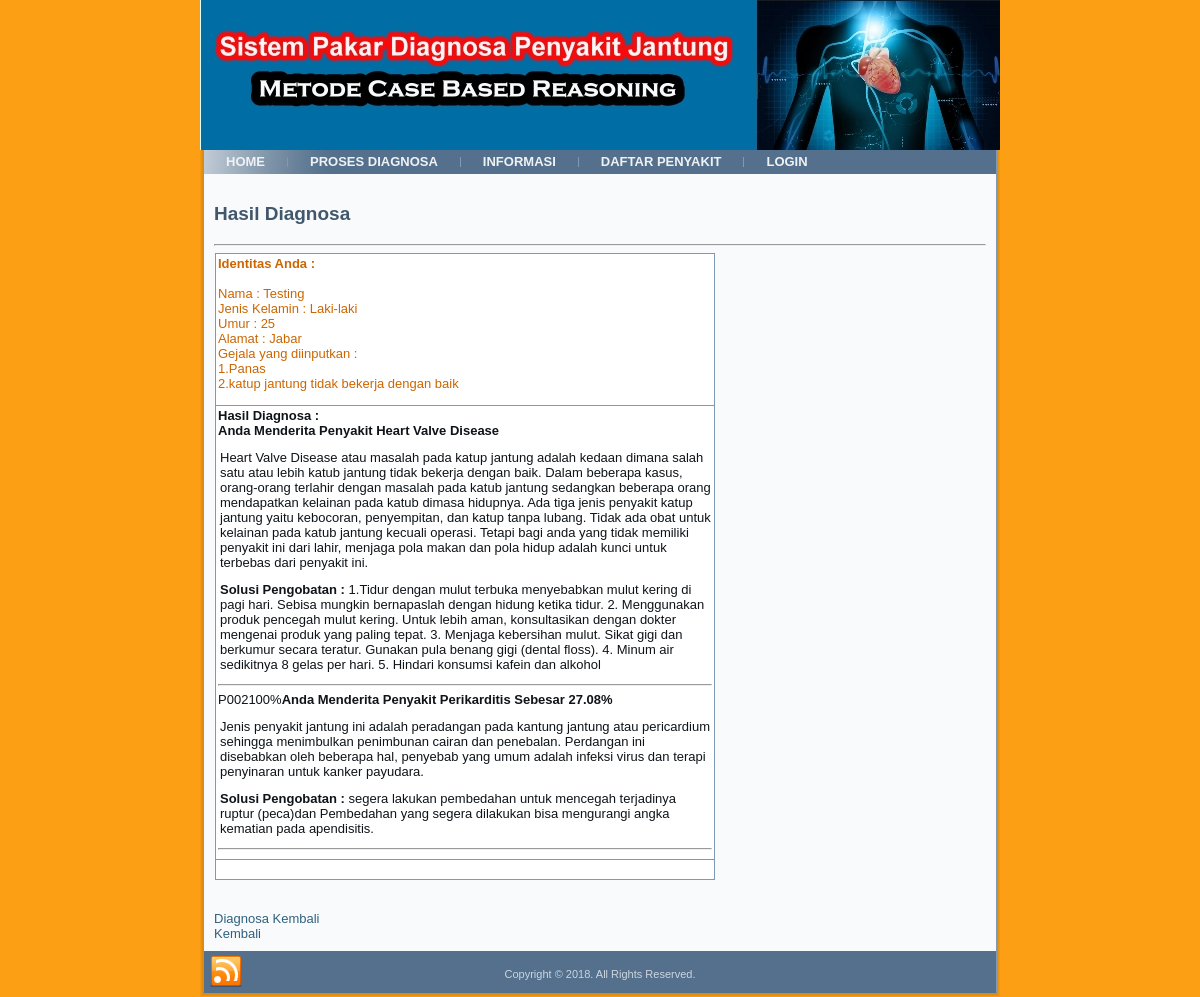
The app's page /index.php?top=proses_diagnosa.php&id=1 with its own data.
### tables this page shows
CREATE TABLE `tmp_pasien` (
  `id` int(4) NOT NULL,
  `nama` varchar(50) NOT NULL,
  `kelamin` char(10) NOT NULL,
  `umur` varchar(3) NOT NULL,
  `alamat` varchar(100) NOT NULL,
  `noip` varchar(30) NOT NULL,
  `tanggal` datetime NOT NULL
);

CREATE TABLE `tmp_gejala` (
  `noip` int(3) NOT NULL,
  `kd_gejala` char(4) NOT NULL,
  `bobot` int(1) NOT NULL
);

CREATE TABLE `gejala` (
  `kd_gejala` char(4) NOT NULL,
  `gejala` varchar(100) NOT NULL
);

CREATE TABLE `penyakit_solusi` (
  `kd_penyakit` char(4) NOT NULL,
  `nama_penyakit` varchar(30) DEFAULT NULL,
  `definisi` text,
  `solusi` text
);

CREATE TABLE `tmp_penyakit` (
  `noip` varchar(30) NOT NULL,
  `kd_penyakit` char(4) NOT NULL,
  `nilai` double NOT NULL
);

### proses_diagnosa.php (the view, shortened to what this page needs)
<!DOCTYPE html PUBLIC "-//W3C//DTD XHTML 1.0 Transitional//EN" "http://www.w3.org/TR/xhtml1/DTD/xhtml1-transitional.dtd">
<html xmlns="http://www.w3.org/1999/xhtml">
<head>
</head>
<body>
<div class="konten">
<?php
echo "<h3>Hasil Diagnosa</h3><hr>";
?>
<table width="500" border="0" bgcolor="#0099FF" cellspacing="1" cellpadding="4" bordercolor="#0099FF">
  <tr bgcolor="#ffffff">
    <td height="32"  style="color:#C60;"><strong>Identitas Anda :</strong><br /><br />
    <?php
	$query_pasien=mysql_query("SELECT * FROM tmp_pasien ORDER BY id DESC");
	$data_pasien=mysql_fetch_array($query_pasien);
	echo "Nama : ". $data_pasien['nama'] . "<br>";
	echo "Jenis Kelamin : ". $data_pasien['kelamin']. "<br>";
	echo "Umur : ". $data_pasien['umur']. "<br>";
	echo "Alamat : ". $data_pasien['alamat']. "<br>";
	echo "<label>Gejala yang diinputkan : </label><br>";
	$query_gejala_input=mysql_query("SELECT gejala.gejala AS namagejala,tmp_gejala.kd_gejala FROM gejala,tmp_gejala WHERE tmp_gejala.kd_gejala=gejala.kd_gejala");
	$nogejala=0;
	while($row_gejala_input=mysql_fetch_array($query_gejala_input)){
		$nogejala++;
		echo $nogejala. ".". $row_gejala_input['namagejala']. "<br>";
		}
	?>
    </td>
  </tr>
  <tr bgcolor="#FFFFFF">
    <td><strong>Hasil Diagnosa :</strong><br />
<?php
$query_nilai=mysql_query("SELECT SUM(nilai) as nilaiSum FROM tmp_penyakit");
$rowSUM=mysql_fetch_array($query_nilai);
$nilaiTotal=$rowSUM['nilaiSum'];
$query_sum_tmp=mysql_query("SELECT * FROM tmp_penyakit WHERE NOT nilai='0' ORDER BY nilai DESC LIMIT 0,2");
while($row_sumtmp=mysql_fetch_array($query_sum_tmp)){
	$nilai=$row_sumtmp['nilai'];
	$nilai_persen=$nilai/$nilaiTotal*100;
	$data_persen=$nilai_persen;
	$persen=substr($data_persen,0,5);
	$kd_pen2=$row_sumtmp['kd_penyakit'];
	$query_penyasol=mysql_query("SELECT * FROM penyakit_solusi WHERE kd_penyakit='$kd_pen2'");
	while ($row_penyasol=mysql_fetch_array($query_penyasol)){
		if($persen==100||$persen>=70){
			echo "<strong>Anda Menderita Penyakit ". $row_penyasol['nama_penyakit'] ."</strong><br>";
			echo "<p>".$row_penyasol['definisi']."</p>";
			echo "<p>"."<strong>Solusi Pengobatan :</strong> ".$row_penyasol['solusi']."</p><hr>";
			$kode_penyakit=$row_sumtmp['kd_penyakit'];
			echo $kode_penyakit ."100%";
			}else{
				echo "<strong>Anda Menderita Penyakit ". $row_penyasol['nama_penyakit']. " Sebesar ". $persen."%". "</strong><br>";
				echo "<p>".$row_penyasol['definisi']."</p>";
				echo "<p>"."<strong>Solusi Pengobatan :</strong> ".$row_penyasol['solusi']."</p><hr>";
				}
		}
	}
?>
    </td>
  </tr>
  <tr bgcolor="#FFFFFF">
    <td><strong>&nbsp;</strong><br />
    </td>
  </tr>
</table>
<br />
<br />
<a href="index.php?top=konsultasiFm.php">Diagnosa Kembali</a><br />
<a href="index.php?top=PasienAddFm.php">Kembali</a>
</div>
</body>
</html>

### index.php (shortened to what this page needs)
<!DOCTYPE html PUBLIC "-//W3C//DTD XHTML 1.0 Transitional//EN" "http://www.w3.org/TR/xhtml1/DTD/xhtml1-transitional.dtd"[]>
<html xmlns="http://www.w3.org/1999/xhtml" dir="ltr" lang="en-US" xml:lang="en">
<head>
    <link rel="stylesheet" href="style.css" type="text/css" media="screen" />
</head>
<body onload="direct_link();">
<div id="art-main">
    <div class="art-header">
        <div class="art-header-clip">
        <div class="art-header-center">
            <div class="art-header-jpeg"></div>
        </div>
        </div>
    <div class="art-header-wrapper">
    <div class="art-header-inner">
        <div class="art-headerobject"></div>
        <div class="art-logo">
                 <h1 class="art-logo-name"><a href="./index.html">&nbsp;</a></h1>
                         <h2 class="art-logo-text">&nbsp;</h2>
                </div>
    </div>
    </div>
    </div>
    <div class="cleared reset-box"></div><div class="art-sheet">
        <div class="art-sheet-body">
<div class="art-nav">
<div class="art-nav-outer">
<?php include "menu.php"; ?>
</div>
</div>
<div class="art-content-layout">
                <div class="art-content-layout-row">
                    <div class="art-layout-cell art-content">
<div class="art-post">
 <div class="art-post-body">
<div class="art-post-inner art-article">
<div class="art-postcontent">
<div style="display:none;"><?php $top=$_GET['top']; ?></div>
<?php
if(empty($top)){
$on_top="home.php";
echo "<meta http-equiv='refresh' content='0; url=index.php?top=home.php'>";
}
else{
$on_top=$top;
include "$on_top";
}
?>
                </div>
                </div>
    </div>
</div>
                    </div>
                </div>
            </div>
            <div class="art-footer">
                <div class="art-footer-t"></div>
                <div class="art-footer-body">
                    <a href="#" class="art-rss-tag-icon" title="RSS"></a>
                            <div class="art-footer-text">
<p><br /></p>
<p>Copyright © 2018. All Rights Reserved.</p>
                                                            </div>
                </div>
            </div>
        </div>
    </div>
</div>
</body>
</html>

### menu.php
<ul class="art-hmenu">
		<li>
			<a href="index.php?top=home.php"><span class="l"></span><span class="r"></span><span class="t">HOME</span></a>
		</li>
		<li>
			<a href="index.php?top=pasien_add_fm.php" class="active"><span class="l"></span><span class="r"></span><span class="t">PROSES DIAGNOSA</span></a>
		</li>
        <li>
			<a href="index.php?top=info-penyakit.php"><span class="l"></span><span class="r"></span><span class="t">INFORMASI</span></a>
		</li>
        <li>
			<a href="index.php?top=daftar-penyakit.php"><span class="l"></span><span class="r"></span><span class="t">DAFTAR PENYAKIT</span></a>
		</li>
		<li>
			<a target="_blank" href="admin/index.php"><span class="l"></span><span class="r"></span><span class="t">LOGIN</span></a>
		</li>
	</ul>

### proses_diagnosa.php (style rules this page uses)
p { padding-left:2px; text-indent:0px; }

### records on screen
tmp_pasien: nama "Testing", kelamin "Laki-laki", umur "25", alamat "Jabar"
tmp_gejala: kd_gejala.gejala "Panas"
tmp_gejala: kd_gejala.gejala "katup jantung tidak bekerja dengan baik"
tmp_penyakit: kd_penyakit "P002"
penyakit_solusi: nama_penyakit "Heart Valve Disease", definisi "Heart Valve Disease atau masalah pada katup jantung adalah kedaan dimana salah satu atau lebih katub jantung tidak bekerja dengan baik. Dalam beberapa kasus, orang-orang terlahir dengan masalah pada katub jantung sedangkan beberapa orang mendapatkan kelainan pada katub dimasa hidupnya. Ada tiga jenis penyakit katup jantung yaitu kebocoran, penyempitan, dan katup tanpa lubang. Tidak ada obat untuk kelainan pada katub jantung kecuali operasi. Tetapi bagi anda yang tidak memiliki penyakit ini dari lahir, menjaga pola makan dan pola hidup adalah kunci untuk terbebas dari penyakit ini.", solusi "1.Tidur dengan mulut terbuka menyebabkan mulut kering di pagi hari. Sebisa mungkin bernapaslah dengan hidung ketika tidur. 2. Menggunakan produk pencegah mulut kering. Untuk lebih aman, konsultasikan dengan dokter mengenai produk yang paling tepat. 3. Menjaga kebersihan mulut. Sikat gigi dan berkumur secara teratur. Gunakan pula benang gigi (dental floss). 4. Minum air sedikitnya 8 gelas per hari. 5. Hindari konsumsi kafein dan alkohol"
penyakit_solusi: nama_penyakit "Perikarditis", persen "27.08", definisi "Jenis penyakit jantung ini adalah peradangan pada kantung jantung atau pericardium sehingga menimbulkan penimbunan cairan dan penebalan. Perdangan ini disebabkan oleh beberapa hal, penyebab yang umum adalah infeksi virus dan terapi penyinaran untuk kanker payudara.", solusi "segera lakukan pembedahan untuk mencegah terjadinya ruptur (peca)dan Pembedahan yang segera dilakukan bisa mengurangi angka kematian pada apendisitis."
